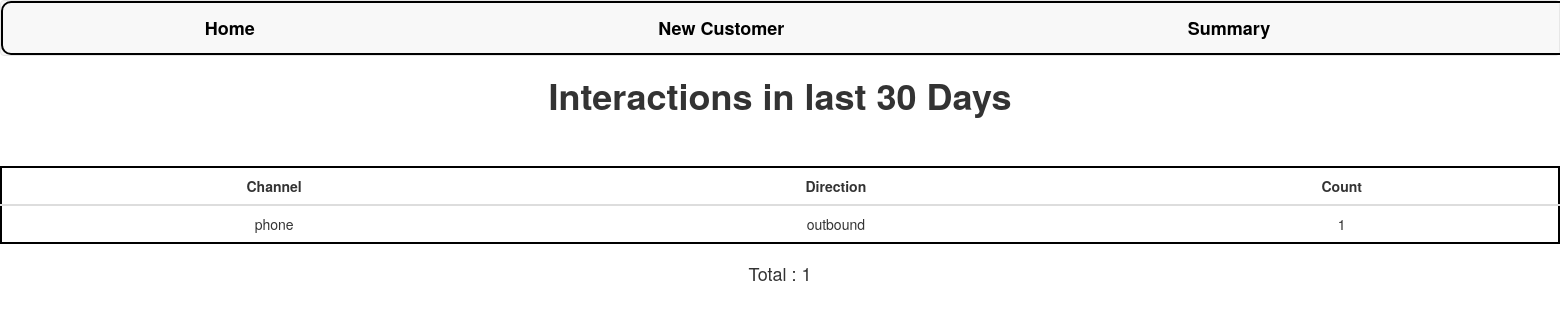
/summary/, run on an earlier commit of the app's database.
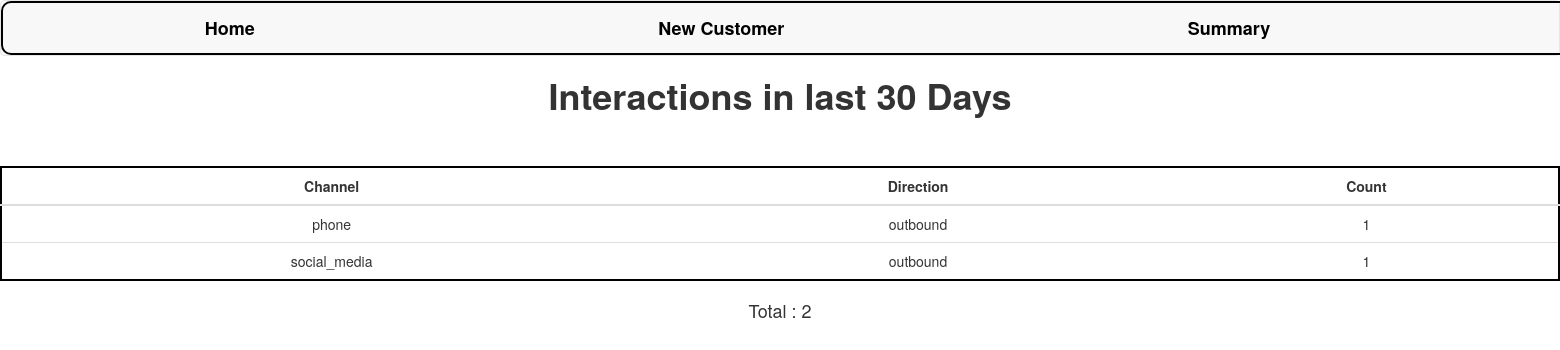
And on a later commit of the database.
### customer360/models.py (models this page shows)
class Interaction(models.Model):
    CHANNEL_CHOICES = [
        ('phone', 'Phone'),
        ('sms', 'SMS'),
        ('email', 'Email'),
        ('letter', 'Letter'),
        ('social_media', 'Social Media'),
    ]
    DIRECTION_CHOICES = [
        ('inbound', 'Inbound'),
        ('outbound', 'Outbound'),
    ]
    customer = models.ForeignKey(Customer, on_delete=models.CASCADE)
    channel = models.CharField(max_length=15, choices=CHANNEL_CHOICES)
    direction = models.CharField(max_length=10, choices=DIRECTION_CHOICES)
    interaction_date = models.DateField(auto_now_add=True)
    summary = models.TextField()

### customer360/views.py (the view)
# urls.py: path('summary/',views.summary,name='summary'),
def summary(request):
    thirty_days_ago = date.today() - timedelta(days=30)
    interactions = Interaction.objects.filter(interaction_date__gte=thirty_days_ago)
    count = len(interactions)
    interactions = interactions.values("channel","direction").annotate(count=Count('channel'))
    context={
                "interactions":interactions,
                "count":count
             }
    return render(request,"summary.html",context=context)

### customer360/templates/summary.html
{% extends 'base.html' %}
{% load static %}
{% block content %}
<html>
    <body>
        <h1> Interactions in last 30 Days  </h1>
        {% if not interactions %}
            <p> there are no interactions in the last 30 days <p>
        {% else %}
            <table class="table">
                <thead>
                    <tr>
                        <th>Channel</th>
                        <th>Direction</th>
                        <th>Count</th>
                    </tr>
                </thead>
                <tbody>
                    {% for interaction in interactions %}
                        <tr>
                            <td>{{ interaction.channel }}</td>
                            <td>{{ interaction.direction }}</td>
                            <td> {{ interaction.count }} </td>
                        </tr>
                    {% endfor %}
                </tbody>
            </table>
            <h4> Total : {{ count }} </h4>
        {% endif %}
    </body>
</html>
{% endblock content %}

What changed in the data, as far as the page shows it:
added Interaction: channel "social_media", direction "outbound", count "1"
Also different on the page:
{{ count }}: "1" → "2"
